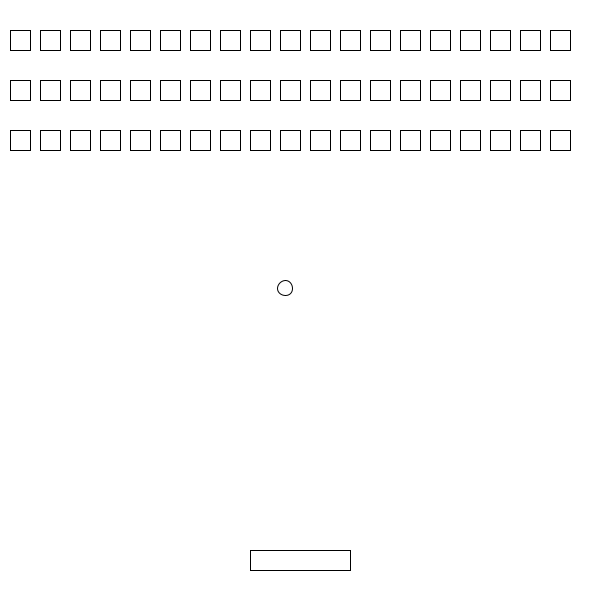
Frame 1 (no input)
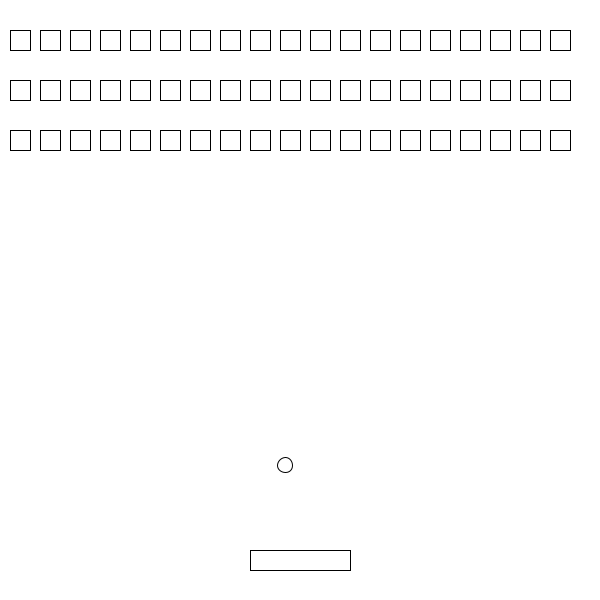
Frame 60 (the mouse pressed at the canvas centre just before this capture)
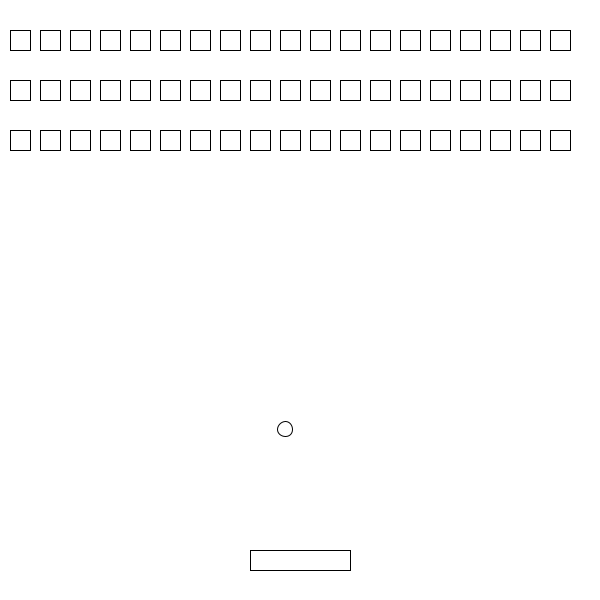
Frame 120 (the mouse held since frame 60 and released just before this capture)

The Processing sketch that drew these frames (run headless with seeded random() and noise(); from frame 60 on, the mouse is pressed at the canvas centre):

// Processing sketch: BrickBreaker_Remastered
// ── BrickBreaker_Remastered.pde
Paddle paddle;
Bricks bricks[][];
Ball ball;
int rows = 4;
int cols = 20;
void setup(){
  size(600,600);
  float y = -20;
  ball = new Ball(width/2 - 15, height/2 - 15);
  bricks = new Bricks[rows][cols];
  paddle = new Paddle(height - 50 , width/2 - 50);
  for(int i=0;i<rows-1;i++){
    float x = -20;
    y += 200/rows;
    for(int j=0;j<cols-1;j++){
      x += width/cols;
      bricks[i][j] = new Bricks(x, y);
    }
  }
}
void draw(){
  background(255);
  paddle.show();
  paddle.update();
  ball.show();
  ball.update();
  for(int i=0;i<rows-1;i++){
    for(int j=0;j<cols-1;j++){
      bricks[i][j].show();
      bricks[i][j].hit();
    }
  }
}

// ── Ball.pde
class Ball{
  float x;
  float y;
  float r = 15;
  float xdir = 0;
  float ydir = 3;
  Ball(float x, float y){
    this.x = x;
    this.y = y;
  }
  void show(){
    x += xdir;
    y += ydir;
    ellipseMode(CENTER);
    ellipse(x,y,r, r);
  }
  
  void update(){
    if(y + r -1 > paddle.y && (x+r-1 > paddle.x && x+r < paddle.x + paddle.w)){
      ydir *= -1;
    }
  }
}

// ── Bricks.pde
class Bricks{
  float x;
  float y;
  float h = 20;
  boolean hit = false;
  Bricks(float x, float y){
    this.x = x;
    this.y = y;
  }
  
  void show(){
    rect(x, y, h, h);
  }
  
  void hit(){
    if(ball.x > x && ball.x + ball.r < x + h){
     x += 2000;
     ball.ydir *= -1;
    }
  }
}

// ── Paddle.pde
class Paddle{
  float x;
  float y;
  float w = 100;
  float h = 20;
  Paddle(float y, float x){
    this.x = x;
    this.y = y;
  }
  
  void show(){
    rect(x, y, w, h);
  }
  void update(){
    if(keyPressed){
      if(keyCode == RIGHT){
        x += 3;
      }else if(keyCode == LEFT){
        x -= 3;
      }
    }
  }
}
